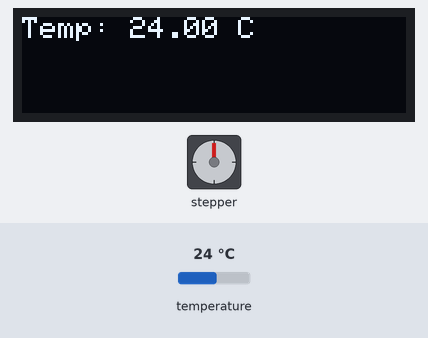
A program run on a simulated Arduino Uno, built with avr-gcc and run on an emulated ATmega328P. Parts: 128×32 one-colour display, stepper motor. The test bench sets the inputs (shaded band); at power-on: temperature 24 °C. The display library's start-up logo is not drawn; stepper angles assume 2048 steps per turn; what the program prints to the serial monitor is not drawn.

Above: at 1.5 s.
1.6 s: temperature set to 25.4 °C
At 2.37 s:
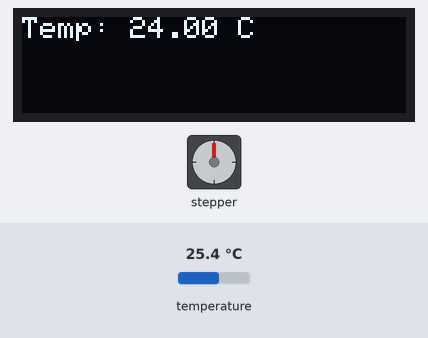
At 7.2 s:
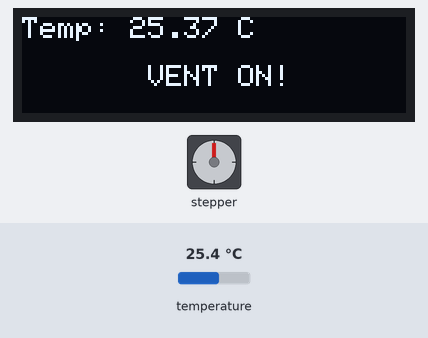
7.5 s: temperature set to 28 °C
10.2 s: temperature set to 19 °C
At 13.5 s:
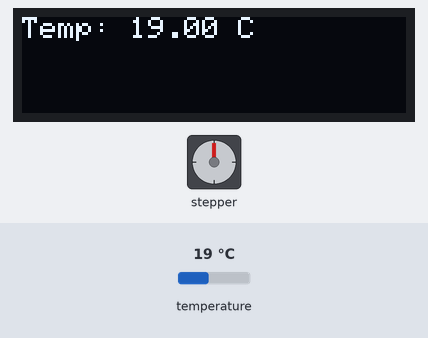
Timing chart, 0 to 14.0 s (numbered marks = the images above; inputs shaded):
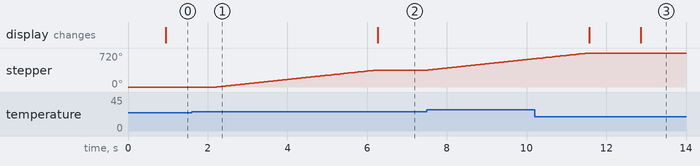

The program:

main.cpp
```cpp
#include <Arduino.h>
#include <Adafruit_GFX.h>
#include <Adafruit_SSD1306.h>
#include <OneWire.h>
#include <DallasTemperature.h>
#include <Stepper.h>

#define ONE_WIRE_BUS 8
#define OUT1 7
#define OUT2 6
#define OUT3 5
#define OUT4 4

#define STEPS_PER_ROUND 2048

OneWire oneWire(ONE_WIRE_BUS);
DallasTemperature sensors(&oneWire);
Stepper stepper(STEPS_PER_ROUND, OUT1, OUT2, OUT3, OUT4);
Adafruit_SSD1306 display = Adafruit_SSD1306(128, 32, &Wire);

void setup() {
  stepper.setSpeed(15);
  Serial.begin(9600);
  display.begin(SSD1306_SWITCHCAPVCC, 0x3C);
  display.display();
  delay(100);
  display.clearDisplay();
  display.display();
  display.setTextSize(1);
  display.setTextColor(WHITE);
  sensors.begin();
}


void loop() {
  sensors.requestTemperatures();
  float temp = sensors.getTempCByIndex(0);

  display.clearDisplay();
  display.setCursor(0, 0);

  Serial.print("Temperature = ");
  Serial.print(temp);
  Serial.println(" °C");

  display.print("Temp: ");
  display.print(temp);
  display.println(" C");

  if (temp >= 25) {
    display.println("");
    display.println("       VENT ON!");
    stepper.step(2048);
  } else {

  }

  display.display();

  delay(500);
}
```

Measured:
- the behaviour switches between 24.9 and 25 °C on temperature (found by bisection; images 0 and 1)
- after the input at 1.6 s, stepper: turns 360° clockwise in 4.0 s, starting after 0.62 s
- after the input at 10.2 s, stepper: goes on until 11.6 s, then stays 720°; the display: first differs from a run without the input after 2.7 s (image 3)
